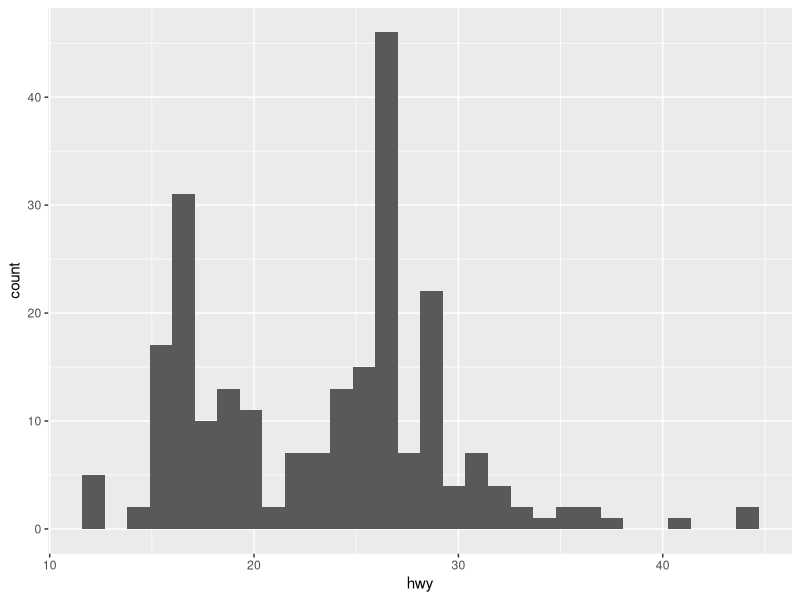
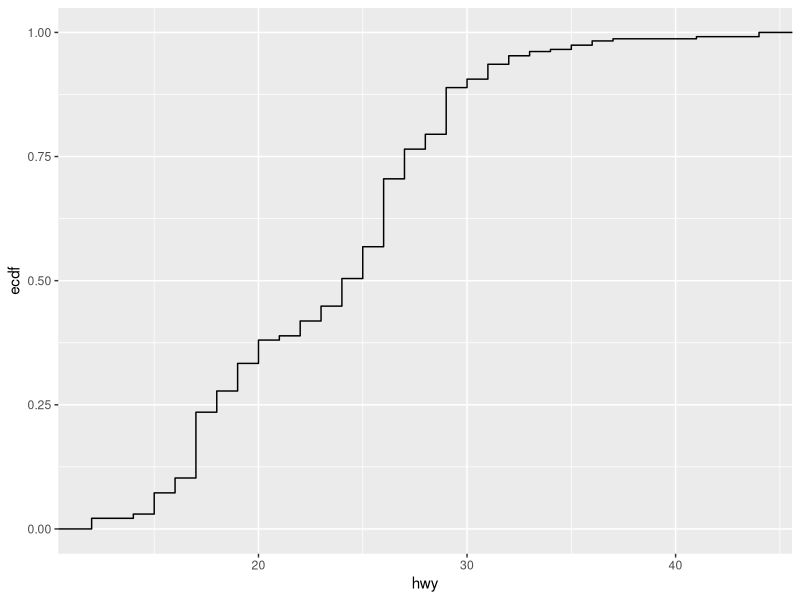
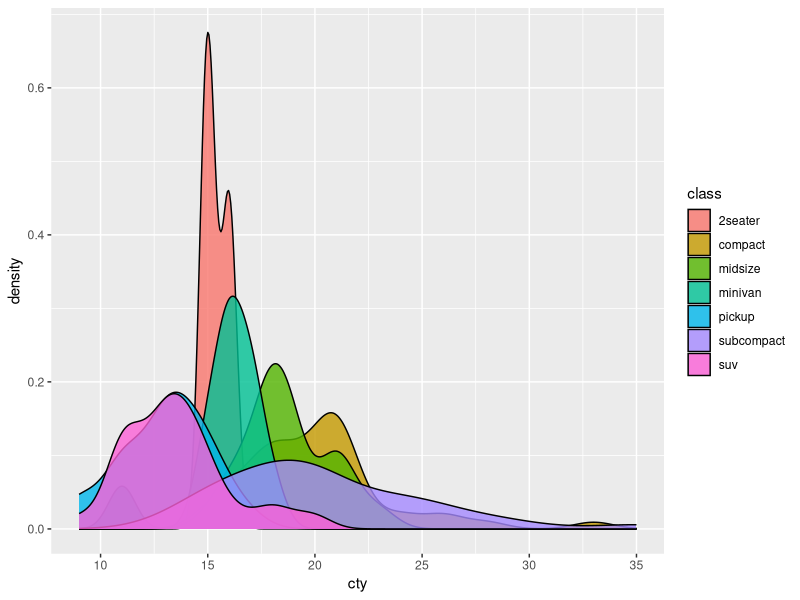
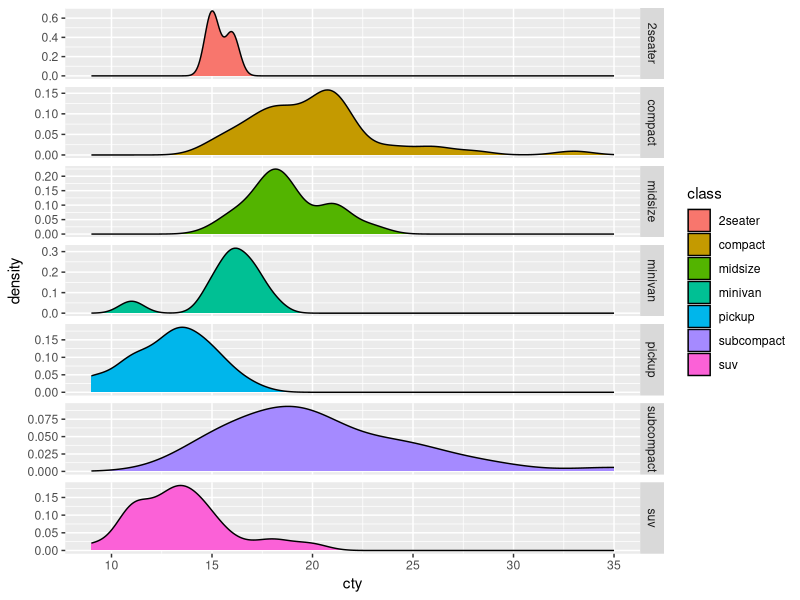
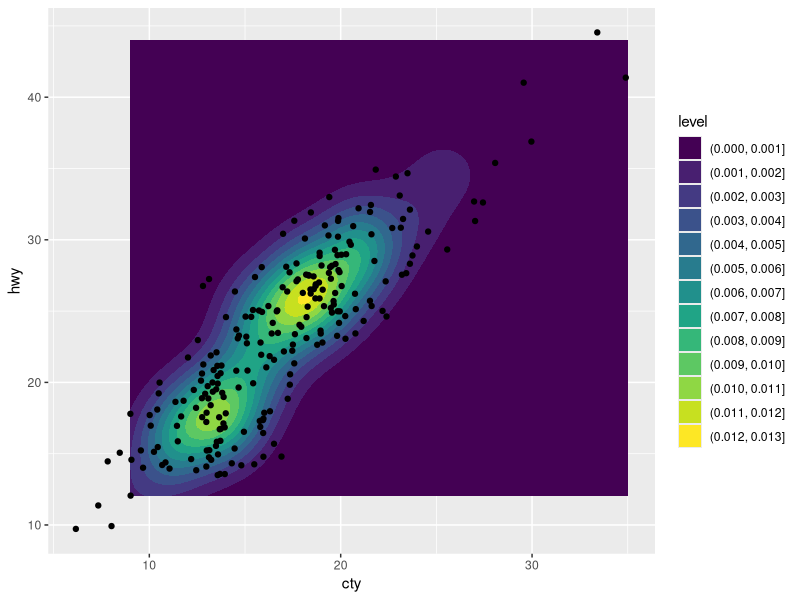

The R script that drew these images, in order: (Note: this script raises an error after producing the figures.)
## ---- chunk 1
#DO NOT EDIT THIS CHUNK OR ANYTHING ABOVE IT!
knitr::opts_chunk$set(echo = TRUE, eval = TRUE, fig.align = "center", warning = F, message = F, tidy=T, tidy.opts=list(width.cutoff=50))
## ---- chunk 2
library(ggplot2)

library(ggplot2)
ggplot(mpg, aes(hwy)) + geom_histogram()
ggplot(mpg, aes(hwy)) + stat_ecdf(geom = "step")
## ---- chunk 3
 ggplot(mpg, aes(cty, fill = class)) + geom_density(alpha = 0.8)

## ---- chunk 4
ggplot(mpg, aes(cty, fill = class)) + geom_density() + 
    facet_grid(class ~ ., scales = "free_y")
## ---- chunk 5
ggplot(mpg, aes(x = cty, y = hwy)) + geom_density2d_filled() + 
    geom_jitter(position = position_jitter(height = 3, 
        width = 3))
## ---- chunk 6
pnorm(60, mean = 67, sd = 13, lower.tail = TRUE, log.p = FALSE)
1 - pnorm(85, mean = 67, sd = 13)
qnorm(0.98, mean = 67, sd = 13)
## ---- chunk 7
set.seed(322)  #leave this line alone

samp <- rnorm(n = 10000, mean = 67, sd = 13)
mean(samp < 60)
quantile(samp, 0.98)
## ---- chunk 8
library(dplyr)
quakes %>% filter(depth > median(depth)) %>% summarize(mean(mag))
quakes %>% filter(depth < median(depth)) %>% summarize(mean(mag))
## ---- chunk 9
quakes %>% mutate(depth_m = depth * 1000) %>% head

## ---- chunk 10
library(tidyverse)
library(maps)  #install.packages('maps') if not on the servers
world <- map_data("world")

ggplot(quakes) + geom_point(aes(long, lat, color = depth)) + 
    geom_polygon(aes(long, lat, group = group), data = world, 
        fill = "red") + xlim(150, 200) + ylim(-50, 
    0) + coord_map()+geom_polygon(aes(long, lat, group=group), data = world, fill = "red") + xlim(150,200)+ylim(-50,0)
## ---- chunk 11
## DO NOT DELETE OR MODIFY THIS CHUNK: IT MUST BE PRESENT TO RECEIVE CREDIT FOR THE ASSIGNMENT
sessionInfo(); Sys.time(); Sys.info()
